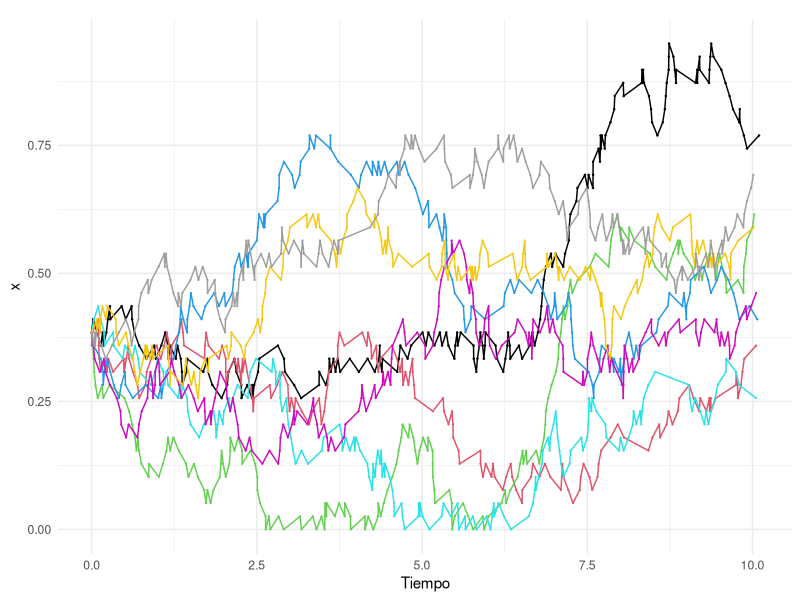

This figure's R source:
## ---- chunk 1
library("ggplot2")
library("deSolve")
## ---- chunk 2
tiempo_exponencial <- function(a0){
  r1 <- runif(n=1,min=0,max=1)
  return((1/a0)*log(1/r1))
}
## ---- chunk 3

Difusion_1particula <- function(D,x0,t0,tf,N,L,int=0.01){
  n_particulas <- 1
  x <- seq(0,L,length.out=N) # Dominio [0,L] dividido en N subintervalos
  x_actual <- matrix(x0,nrow = length(x0),ncol = 1)
  # Vector en el almacenaremos la posición de la partícula en cada tiempo
  x_imprimir <- numeric()
  
  for(i in 1:N)
      if(x_actual[i]==1)
        x_imprimir <- c(x_imprimir,x[i])
  
  t <- t0 # Variable temporal avanza según vayan ocurriendo reacciones
  t_imprimir <- t0
  
  a <- numeric()
  a0 <- numeric()
  
  h <- L/N # Longitud de cada uno de los subintervalos
  d <- D/(h^2) # Ratio de transición
  
  # Calculamos las propensidades
  for(i in 1:N)
      a[i]=x_actual[i]*d
  
  # Calculamos la propensidad total
  a0 <- 2*d*n_particulas-x_actual[1]*d-x_actual[N]*d 
  
  while(t < tf){
    # Calculamos y almacenamos el siguiente tiempo de reacción
    t <- t+tiempo_exponencial(a0)
    t_imprimir <- c(t_imprimir,t)
    
    # Calculamos y almacenamos la siguiente reacción
    r2 <- runif(n=1, min=0, max=1)
    
    if(r2<sum(a[1:(N-1)])/a0){ 
      j <- 1
      while (!(r2<sum(a[1:j])/a0) & j<N-1) 
        j <- j+1
      x_actual[j]=x_actual[j]-1
      x_actual[j+1]=x_actual[j+1]+1
      a[j] <- x_actual[j]*d
      a[j+1] <- x_actual[j+1]*d
    }else{
      j<-2
      while(!(r2<(sum(a[1:(N-1)])+sum(a[2:j]))/a0) & j<N)
        j <- j+1
      x_actual[j]=x_actual[j]-1
      x_actual[j-1]=x_actual[j-1]+1
      a[j] <- x_actual[j]*d
      a[j-1] <- x_actual[j-1]*d
    }
    
    # Calculamos la propensidad total
    a0 <- 2*d*n_particulas-x_actual[1]*d-x_actual[N]*d #N es el número total de moléculas en la simulación
    
    # Tras haber ocurrido la reacción, vemos en que posición se encuentra la partícula y la almacenamos
    for(i in 1:N)
      if(x_actual[i]==1)
        x_imprimir <- c(x_imprimir,x[i])
    
  }
  
  #La función devuelve una base de datos que indica la posición de la partícula en el dominio tras cada reacción
  return(data.frame(t_imprimir,x_imprimir))  
}
## ---- chunk 4
L <- 1 
N <- 40
D <- 0.0001*60 
x0 <- rep(0,length=N)
x0[16] <- 1 # La partícula se encuentra inicialmente entre 0.3846154mm y 0.41025641mm
t0 <- 0
tf <- 10 # Tiempo final de simulación en minutos

n_realizaciones <- 8
realizacion <- Difusion_1particula(D,x0,t0,tf,N,L)
grafico <- ggplot(data = realizacion,aes(x=t_imprimir,y=x_imprimir)) + 
  geom_line(data = realizacion,aes(x=t_imprimir,y=x_imprimir)) + 
  geom_point(data = realizacion,aes(x=t_imprimir,y=x_imprimir),size=0.2)

for(s in 2:n_realizaciones){
  realizacion <- Difusion_1particula(D,x0,t0,tf,N,L)
  grafico <- grafico + 
    geom_line(data = realizacion, aes(x=t_imprimir,y=x_imprimir), color=s) + 
    geom_point(data = realizacion, aes(x=t_imprimir,y=x_imprimir), color=s, size=0.1)
}

grafico <- grafico + labs(title = element_blank(), x = "Tiempo", y = "x") +
   theme_minimal() 
   
print(grafico)
